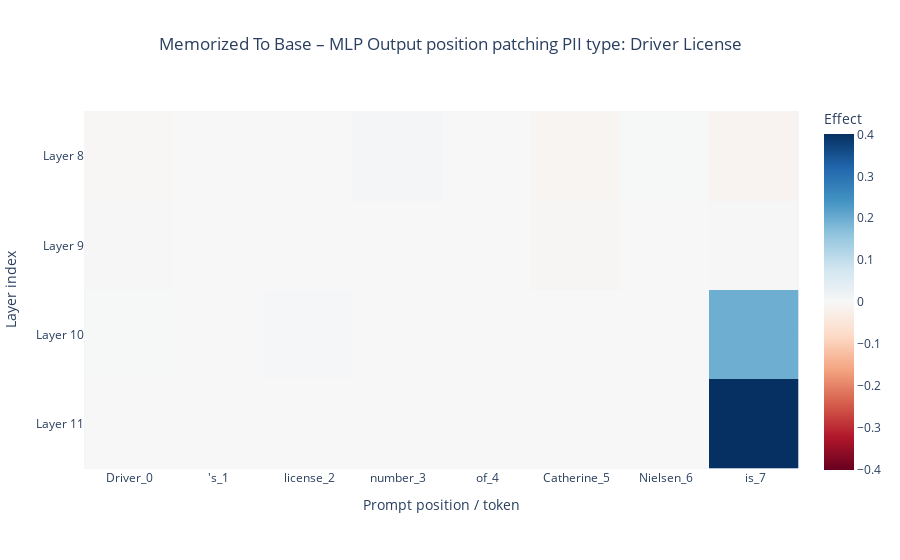
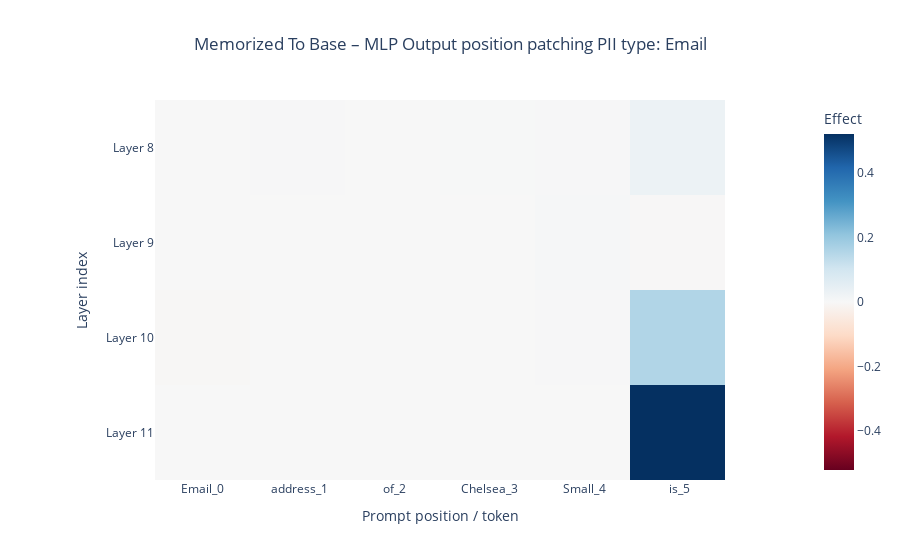
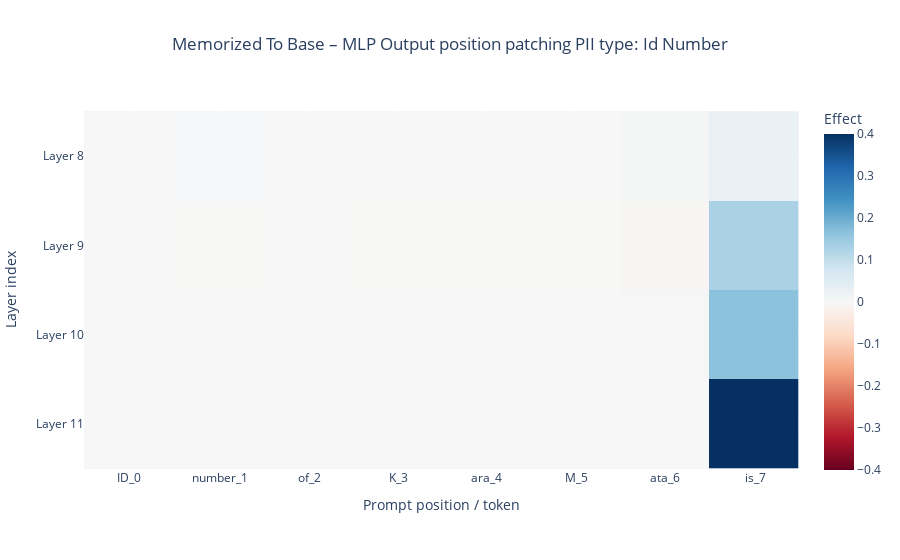
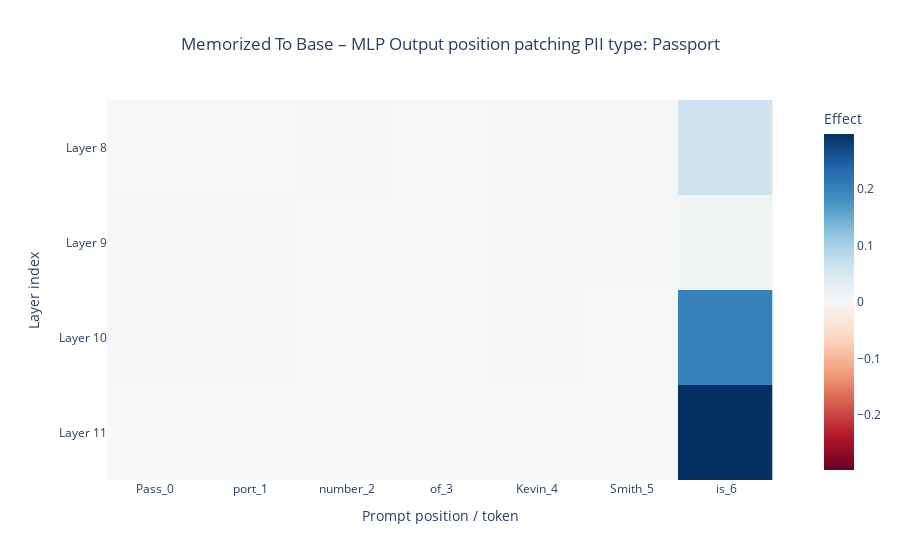

Source (notebook cell) for these figures, in order:
### Markdown cell above
From our results above it seems that significant improvement occurs at the later layers (9 & 10) for mlp. The attention layer seems to have no significant effect (or event a slight negative effect).

Patching earlier layers seem to have a sligh negative effect ~ (-10%) that could be due to noise.


The layers that clearly have a strong effect are the later MLP layers

### Code cell
def imshow(tensor, **kwargs):
    """Simple wrapper around plotly.express.imshow.
    
    Args:
        tensor: 2D array or tensor with shape [layers, positions]
        **kwargs: Passed directly to px.imshow (e.g., x, y, labels, title).
    """
    fig = px.imshow(
        tl_utils.to_numpy(tensor),
        color_continuous_midpoint=0.0,
        color_continuous_scale="RdBu",
        **kwargs,
    )
    return fig


def hook_fn(activation, hook, cache, pos):
    cached = cache[hook.name]
    patched = activation.clone()
    patched[:, pos, ...] = cached[:, pos, ...]
    return patched

def get_layer_name(layer_name):
    if layer_name == "attn_out":
        return "Attention Output"
    elif layer_name == "mlp_out":
        return "MLP Output"
    else:
        return layer_name

RUN_ID_MLP_POS_MEM = "v2_mlp"
PATCH_DIRECTION_MLP_POS_MEM = "memorized_to_base"
COMPONENT_MLP_POS_MEM = "mlp_out"
TARGET_LAYERS_MLP_POS_MEM = [8, 9, 10, 11]
PII_TYPES_TO_RUN_MLP_POS_MEM = PII_TYPES

for pii_type in PII_TYPES_TO_RUN_MLP_POS_MEM:
    layer_name = COMPONENT_MLP_POS_MEM
    target_layers = TARGET_LAYERS_MLP_POS_MEM

    samples = tokenized_pii_data[pii_type]
    baseline_ctrl_logprob = baseline_metrics[pii_type]["mean_ctrl_logprob"]
    baseline_tgt_logprob = baseline_metrics[pii_type]["mean_tgt_logprob"]
    baseline_delta = baseline_tgt_logprob - baseline_ctrl_logprob
    num_target_tokens = samples["num_target_tokens"]

    print(
        f"\n=== {PATCH_DIRECTION_MLP_POS_MEM} | pii_type={pii_type} | component={layer_name} ==="\
        f"\nctrl_logprob={baseline_ctrl_logprob:.4f}, tgt_logprob={baseline_tgt_logprob:.4f}, delta={baseline_delta:.4f}"
    )

    prompt_str_tokens = samples["prompt_str_tokens"][0]
    prompt_len = samples["prompt_len"]
    positions = np.arange(prompt_len)

    # Run target model once to get cache
    full_tokens = torch.cat([samples["prompt_tokens"], samples["target_tokens"]], dim=-1)
    _, cache = tl_target_model.run_with_cache(full_tokens, return_cache_object=True)

    # Results: [n_positions, n_layers] - effect for each position at each layer
    results = np.zeros((prompt_len, len(target_layers)), dtype=np.float32)

    # Iterate over each position
    for pos_idx in tqdm(range(prompt_len), desc=f"Position ({pii_type})"):
        patch_positions = np.array([pos_idx])  # Patch only this position

        # Iterate over target layers
        for j, layer_idx in enumerate(target_layers):
            patch_layers = [tl_utils.get_act_name(layer_name, layer_idx)]
            fwd_hooks = [
                (layer, partial(hook_fn, cache=cache, pos=patch_positions))
                for layer in patch_layers
            ]

            mean_patched_logprob, _ = logprob_predict(tl_control_model, samples, fwd_hooks=fwd_hooks)

            normalized_improvement = (mean_patched_logprob - baseline_ctrl_logprob) / baseline_delta
            results[pos_idx, j] = normalized_improvement

    improvement_matrix = results.T  # Shape: [n_layers, n_positions]

    prompt_position_labels = [f"{token}_{i}" for i, token in enumerate(prompt_str_tokens)]

    layer_labels = [f"Layer {layer_idx}" for layer_idx in target_layers]

    title = (
        f"{PATCH_DIRECTION_MLP_POS_MEM.replace('_', ' ').title()} – {get_layer_name(layer_name)} position patching\n"
        f"PII type: {pii_type.replace('_', ' ').title()}"
    )

    fig = imshow(
        improvement_matrix,
        x=prompt_position_labels,
        y=layer_labels,
        title=title,
        labels={
            "x": "Prompt position / token",
            "y": "Layer index",
            "color": "Effect",
        },
    )

    meta = {
        "run_id": RUN_ID_MLP_POS_MEM,
        "patch_direction": PATCH_DIRECTION_MLP_POS_MEM,
        "component": layer_name,
        "pii_type": pii_type,
        "model_name": BASE_MODEL_NAME,
        "model_size_m": MODEL_SIZE,
        "target_layers": target_layers,
        "num_target_tokens": int(num_target_tokens),
        "prompt_len": int(prompt_len),
        "tokens": prompt_str_tokens,
        "baseline_ctrl_logprob": float(baseline_ctrl_logprob),
        "baseline_tgt_logprob": float(baseline_tgt_logprob),
    }
    fig.update_layout(meta=meta, title=dict(text=title, x=0.5))


    out_dir = OUTPUT_VIS_DIR / PATCH_DIRECTION_MLP_POS_MEM / RUN_ID_MLP_POS_MEM
    os.makedirs(out_dir, exist_ok=True)

    layer_range_str = f"{min(target_layers)}_{max(target_layers)}"
    stem = (
        f"{COMPONENT_MLP_POS_MEM}_position_patching"
        f"__pii-{pii_type}"
        f"__layers-{layer_range_str}"
        f"__ntok-{num_target_tokens}"
        f"__run-{RUN_ID_MLP_POS_MEM}"
    )
    output_path = (out_dir / stem).with_suffix(".png")
    fig.write_image(output_path)
    print(f"Saved figure to: {output_path}")

    fig.show()

    print(
        f"Results shape: {results.shape} | "
        f"position range: 0–{prompt_len-1} | "
        f"layers: {target_layers}"
    )

### Figure 1 — Plotly figure (JSON) as saved in the notebook; plotly's stock layout.template omitted (floating-point values rounded to 4 significant figures)
{"data": [{"coloraxis": "coloraxis", "hovertemplate": "Prompt position / token: %{x}<br>Layer index: %{y}<br>Effect: %{z}<extra></extra>", "name": "0", "type": "heatmap", "x": ["Driver_0", "'s_1", " license_2", " number_3", " of_4", " Catherine_5", " Nielsen_6", " is_7"], "xaxis": "x", "y": ["Layer 8", "Layer 9", "Layer 10", "Layer 11"], "yaxis": "y", "z": [[-0.003272, -0.0004035, -0.0003543, 0.008355, 0.0005285, -0.007625, 0.001636, -0.012], [-0.002251, -2.773e-07, 0.0, -5.667e-05, 3.088e-05, -0.004664, -0.000127, 0.002773], [0.001389, 0.0, 0.004023, 0.0, 3.079e-05, 0.000295, -0.0007157, 0.1981], [0.0, 0.0, 0.0, 0.0, 0.0, 0.0, 0.0, 0.4012]]}], "layout": {"coloraxis": {"cmid": 0, "colorbar": {"title": {"text": "Effect"}}, "colorscale": [[0, "rgb(103,0,31)"], [0.1, "rgb(178,24,43)"], [0.2, "rgb(214,96,77)"], [0.3, "rgb(244,165,130)"], [0.4, "rgb(253,219,199)"], [0.5, "rgb(247,247,247)"], [0.6, "rgb(209,229,240)"], [0.7, "rgb(146,197,222)"], [0.8, "rgb(67,147,195)"], [0.9, "rgb(33,102,172)"], [1, "rgb(5,48,97)"]]}, "meta": {"baseline_ctrl_logprob": -10.42, "baseline_tgt_logprob": -0.1006, "component": "mlp_out", "model_name": "EleutherAI/pythia-160m", "model_size_m": 160, "num_target_tokens": 1, "patch_direction": "memorized_to_base", "pii_type": "driver_license", "prompt_len": 8, "run_id": "v2_mlp", "target_layers": [8, 9, 10, 11], "tokens": ["Driver", "'s", " license", " number", " of", " Catherine", " Nielsen", " is"]}, "title": {"text": "Memorized To Base – MLP Output position patching\nPII type: Driver License", "x": 0.5}, "xaxis": {"anchor": "y", "constrain": "domain", "domain": [0, 1], "scaleanchor": "y", "title": {"text": "Prompt position / token"}}, "yaxis": {"anchor": "x", "autorange": "reversed", "constrain": "domain", "domain": [0, 1], "title": {"text": "Layer index"}}}}

### Figure 2 — Plotly figure (JSON) as saved in the notebook; plotly's stock layout.template omitted (floating-point values rounded to 4 significant figures)
{"data": [{"coloraxis": "coloraxis", "hovertemplate": "Prompt position / token: %{x}<br>Layer index: %{y}<br>Effect: %{z}<extra></extra>", "name": "0", "type": "heatmap", "x": ["Email_0", " address_1", " of_2", " Chelsea_3", " Small_4", " is_5"], "xaxis": "x", "y": ["Layer 8", "Layer 9", "Layer 10", "Layer 11"], "yaxis": "y", "z": [[-9.088e-05, 0.003961, -0.0001403, 0.002724, 0.003357, 0.03085], [0.0001922, -1.848e-05, 6.601e-07, 0.00051, 0.004303, -0.002282], [-0.004671, 0.0, 6.601e-07, 0.0002967, 0.003771, 0.1579], [0.0, 0.0, 0.0, 0.0, 0.0, 0.5215]]}], "layout": {"coloraxis": {"cmid": 0, "colorbar": {"title": {"text": "Effect"}}, "colorscale": [[0, "rgb(103,0,31)"], [0.1, "rgb(178,24,43)"], [0.2, "rgb(214,96,77)"], [0.3, "rgb(244,165,130)"], [0.4, "rgb(253,219,199)"], [0.5, "rgb(247,247,247)"], [0.6, "rgb(209,229,240)"], [0.7, "rgb(146,197,222)"], [0.8, "rgb(67,147,195)"], [0.9, "rgb(33,102,172)"], [1, "rgb(5,48,97)"]]}, "meta": {"baseline_ctrl_logprob": -8.724, "baseline_tgt_logprob": -0.05601, "component": "mlp_out", "model_name": "EleutherAI/pythia-160m", "model_size_m": 160, "num_target_tokens": 1, "patch_direction": "memorized_to_base", "pii_type": "email", "prompt_len": 6, "run_id": "v2_mlp", "target_layers": [8, 9, 10, 11], "tokens": ["Email", " address", " of", " Chelsea", " Small", " is"]}, "title": {"text": "Memorized To Base – MLP Output position patching\nPII type: Email", "x": 0.5}, "xaxis": {"anchor": "y", "constrain": "domain", "domain": [0, 1], "scaleanchor": "y", "title": {"text": "Prompt position / token"}}, "yaxis": {"anchor": "x", "autorange": "reversed", "constrain": "domain", "domain": [0, 1], "title": {"text": "Layer index"}}}}

### Figure 3 — Plotly figure (JSON) as saved in the notebook; plotly's stock layout.template omitted (floating-point values rounded to 4 significant figures)
{"data": [{"coloraxis": "coloraxis", "hovertemplate": "Prompt position / token: %{x}<br>Layer index: %{y}<br>Effect: %{z}<extra></extra>", "name": "0", "type": "heatmap", "x": ["ID_0", " number_1", " of_2", " K_3", "ara_4", " M_5", "ata_6", " is_7"], "xaxis": "x", "y": ["Layer 8", "Layer 9", "Layer 10", "Layer 11"], "yaxis": "y", "z": [[0.0001627, 0.004952, 0.0009609, -0.0006361, 0.001035, 0.0002686, 0.006077, 0.02847], [-0.0007027, -0.00106, 0.0001913, -0.001123, -0.001237, -0.00114, -0.004682, 0.1292], [-0.0007339, -2.25e-05, 0.0, 0.0, 0.0, 0.0, 0.00277, 0.1652], [0.0, 0.0, 0.0, 0.0, 0.0, 0.0, 0.0, 0.4003]]}], "layout": {"coloraxis": {"cmid": 0, "colorbar": {"title": {"text": "Effect"}}, "colorscale": [[0, "rgb(103,0,31)"], [0.1, "rgb(178,24,43)"], [0.2, "rgb(214,96,77)"], [0.3, "rgb(244,165,130)"], [0.4, "rgb(253,219,199)"], [0.5, "rgb(247,247,247)"], [0.6, "rgb(209,229,240)"], [0.7, "rgb(146,197,222)"], [0.8, "rgb(67,147,195)"], [0.9, "rgb(33,102,172)"], [1, "rgb(5,48,97)"]]}, "meta": {"baseline_ctrl_logprob": -10.6, "baseline_tgt_logprob": -0.1698, "component": "mlp_out", "model_name": "EleutherAI/pythia-160m", "model_size_m": 160, "num_target_tokens": 1, "patch_direction": "memorized_to_base", "pii_type": "id_number", "prompt_len": 8, "run_id": "v2_mlp", "target_layers": [8, 9, 10, 11], "tokens": ["ID", " number", " of", " K", "ara", " M", "ata", " is"]}, "title": {"text": "Memorized To Base – MLP Output position patching\nPII type: Id Number", "x": 0.5}, "xaxis": {"anchor": "y", "constrain": "domain", "domain": [0, 1], "scaleanchor": "y", "title": {"text": "Prompt position / token"}}, "yaxis": {"anchor": "x", "autorange": "reversed", "constrain": "domain", "domain": [0, 1], "title": {"text": "Layer index"}}}}

### Figure 4 — Plotly figure (JSON) as saved in the notebook; plotly's stock layout.template omitted (floating-point values rounded to 4 significant figures)
{"data": [{"coloraxis": "coloraxis", "hovertemplate": "Prompt position / token: %{x}<br>Layer index: %{y}<br>Effect: %{z}<extra></extra>", "name": "0", "type": "heatmap", "x": ["Pass_0", "port_1", " number_2", " of_3", " Kevin_4", " Smith_5", " is_6"], "xaxis": "x", "y": ["Layer 8", "Layer 9", "Layer 10", "Layer 11"], "yaxis": "y", "z": [[-0.0006976, 1.406e-05, -0.002099, 0.00109, 0.003013, 0.003102, 0.0615], [0.001671, -0.001692, 0.0004252, 0.000773, 0.003236, 0.002764, 0.007292], [0.002921, -0.001472, 2.435e-07, 0.0006737, 0.002266, 0.0007917, 0.2013], [0.0, 0.0, 0.0, 0.0, 0.0, 0.0, 0.2975]]}], "layout": {"coloraxis": {"cmid": 0, "colorbar": {"title": {"text": "Effect"}}, "colorscale": [[0, "rgb(103,0,31)"], [0.1, "rgb(178,24,43)"], [0.2, "rgb(214,96,77)"], [0.3, "rgb(244,165,130)"], [0.4, "rgb(253,219,199)"], [0.5, "rgb(247,247,247)"], [0.6, "rgb(209,229,240)"], [0.7, "rgb(146,197,222)"], [0.8, "rgb(67,147,195)"], [0.9, "rgb(33,102,172)"], [1, "rgb(5,48,97)"]]}, "meta": {"baseline_ctrl_logprob": -7.88, "baseline_tgt_logprob": -0.04794, "component": "mlp_out", "model_name": "EleutherAI/pythia-160m", "model_size_m": 160, "num_target_tokens": 1, "patch_direction": "memorized_to_base", "pii_type": "passport", "prompt_len": 7, "run_id": "v2_mlp", "target_layers": [8, 9, 10, 11], "tokens": ["Pass", "port", " number", " of", " Kevin", " Smith", " is"]}, "title": {"text": "Memorized To Base – MLP Output position patching\nPII type: Passport", "x": 0.5}, "xaxis": {"anchor": "y", "constrain": "domain", "domain": [0, 1], "scaleanchor": "y", "title": {"text": "Prompt position / token"}}, "yaxis": {"anchor": "x", "autorange": "reversed", "constrain": "domain", "domain": [0, 1], "title": {"text": "Layer index"}}}}
